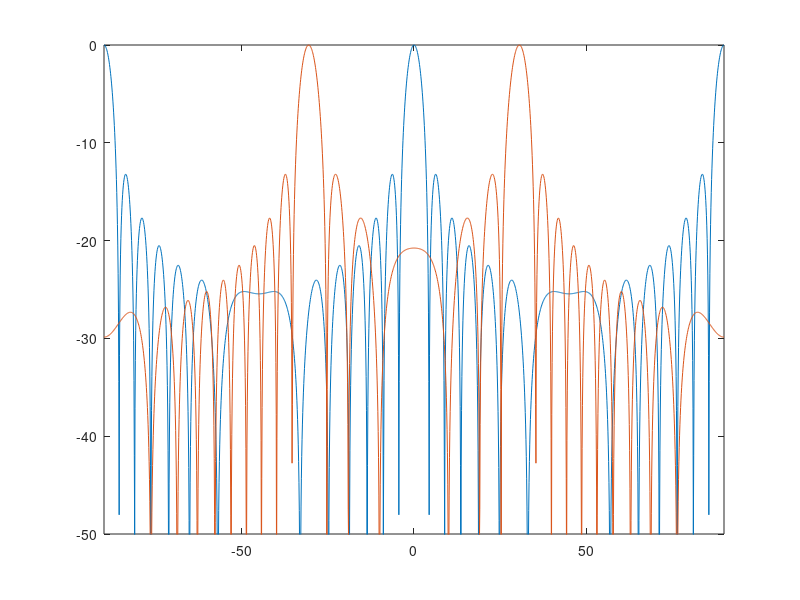

Recreate this plot in MATLAB.
clear all;
close all;
clear classes;
clc;

%% Assign 1
% 1. Setup the ULA settings as in figure 1 of the assignment

K = 8;
L = 8;                  % Number of sensors
c = 3*10^8;
f = 2.75*10^9;     
dx = 0.525*c/f;      % meters of element spacing in x-direction 
dy =0.525*c/f;               % meters of element spacing in y-direction 
th = -90:0.1:90;
ph = -90:0.1:90;
th0 = 15;
ph0 = 90;
u=sind(th).*cosd(ph);
v=sind(th).*sind(ph);
u0=sind(th0)*cosd(ph0);
v0=sind(th0)*sind(ph0);
% beta=exp(1j*7*pi*0.5*(u-u0)).*exp(1j*7*pi*0.5*(v-v0));
% s=abs(sin(K*pi*(u-u0)/2)./sin(pi*(u-u0)/2)).*abs(sin(L*pi*(v-v0)/2)./sin(pi*(v-v0)/2));
% s=s.^2./4096;
% s1= 10*log10(s); 
% plot(th,s1);
% axis([-90 90 -50 0]); 
m=0;
n=0;
for k=1:25
    beta1=2*pi*(k-1)*0.525*[1,0]'*(u-u0);
    s1=exp(1j*beta1);
    m=m+s1;
end
for l=1:25
    beta2=2*pi*(l-1)*0.525*[0,1]'*(v-v0);
    s2=exp(1j*beta2);
    n=n+s2;
end
s=abs(m.*n)./625;
p= 20*log10(s);
plot(th,p);
axis([-90 90 -50 0]); 
